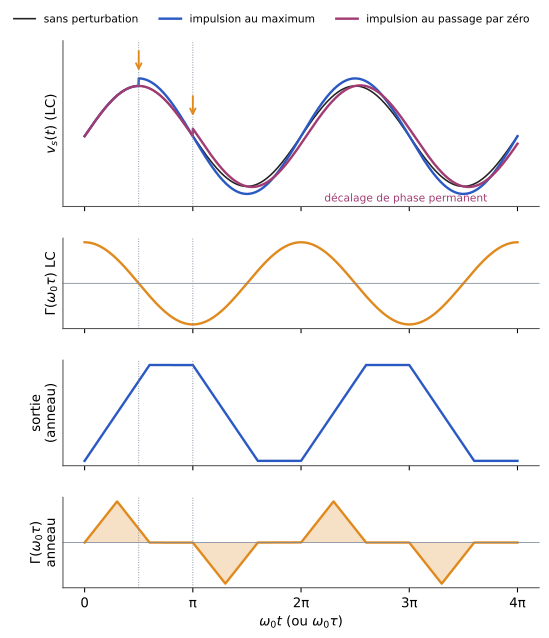

Write the Python code that produced this figure.
"""Figure — Théorie de Hajimiri : réponse d'un oscillateur LC à une impulsion de courant injectée au maximum ou au
passage par zéro de v_s(t), et fonctions de sensibilité impulsionnelle Γ(ω0τ) de l'oscillateur LC et de l'anneau (EANA3, chapitre 4).
D'après les notes externes [notes-2023-c09, p. 3-4], redessinée. Courbes calculées : v_s = sin(ω0 t), saut de tension de
0,15 (unité arbitraire) ; Γ_LC = cos(ω0 τ) ; anneau : sortie trapézoïdale idéalisée et Γ triangulaire sur les fronts."""
import matplotlib
matplotlib.use("svg")
import matplotlib.pyplot as plt
import matplotlib.ticker as mticker
import numpy as np
from pathlib import Path

# --- Style commun des figures Bristol (recopié dans chaque script) ---
plt.rcParams.update({
    "font.family": "DejaVu Sans", "mathtext.fontset": "dejavusans", "font.size": 10,
    "axes.grid": True, "grid.color": "#DADADA", "grid.linewidth": 0.6,
    "axes.edgecolor": "#555555", "axes.linewidth": 0.8,
    "axes.spines.top": False, "axes.spines.right": False,
    "lines.linewidth": 1.8, "legend.frameon": False,
    "svg.hashsalt": "bristol",  # rendu SVG reproductible
})
BLEU, VERT, MAGENTA, ORANGE = "#2B59C3", "#1B9E77", "#A23B72", "#E08A1E"
GRIS = "#7E889B"   # éléments ajoutés par rapport à la source (conventions.md § 9)
ENCRE = "#222222"

def virgule(ax, axes="xy"):
    """Virgule décimale et vrai signe moins sur les graduations."""
    f = mticker.FuncFormatter(lambda x, _: f"{x:g}".replace(".", ",").replace("-", "−"))
    if "x" in axes: ax.xaxis.set_major_formatter(f)
    if "y" in axes: ax.yaxis.set_major_formatter(f)

def sauver(fig):
    fig.savefig(Path(__file__).with_suffix(".svg"), bbox_inches="tight", metadata={"Date": None})
# --- Fin du style commun ---

w = np.linspace(0, 4 * np.pi, 2000)          # ω0 t
D = 0.15
ref = np.sin(w)
# impulsion au maximum (ω0 t = π/2) : amplitude modifiée, phase inchangée
t1 = np.pi / 2
bleu = np.where(w < t1, ref, (1 + D) * np.sin(w))
# impulsion au passage par zéro (ω0 t = π) : v saute de D, la pente reste −1 → A sin(ω0 t + φ)
t2 = np.pi
phi = -np.arctan(D); A = np.hypot(1, D)
rouge = np.where(w < t2, ref, A * np.sin(w + phi))

fig, axs = plt.subplots(4, 1, figsize=(6.4, 7.4), sharex=True,
                        gridspec_kw={"height_ratios": [2.2, 1.2, 1.4, 1.2], "hspace": 0.28})
ax = axs[0]
ax.plot(w, ref, color=ENCRE, lw=1.2, label="sans perturbation")
ax.plot(w, bleu, color=BLEU, label="impulsion au maximum")
ax.plot(w, rouge, color=MAGENTA, label="impulsion au passage par zéro")
for x, c in [(t1, BLEU), (t2, MAGENTA)]:
    ax.annotate("", xy=(x, 1.25 if x == t1 else 0.35), xytext=(x, 1.75 if x == t1 else 0.85),
                arrowprops=dict(arrowstyle="->", color=ORANGE, lw=1.4))
ax.set_ylabel(r"$v_s(t)$ (LC)"); ax.set_ylim(-1.4, 1.9); ax.set_yticks([])
ax.legend(loc="upper right", fontsize=8, ncol=3, bbox_to_anchor=(1, 1.22))
ax.text(3 * np.pi - 0.1, -1.3, "décalage de phase permanent", color=MAGENTA, ha="center", fontsize=8)

ax = axs[1]
ax.plot(w, np.cos(w), color=ORANGE)
ax.axhline(0, color=GRIS, lw=0.6)
ax.set_ylabel(r"$\Gamma(\omega_0\tau)$ LC"); ax.set_yticks([])

# anneau : trapèze (fronts sur [0, a] et [π, π + a]) et Γ triangulaire sur les fronts
a = 0.6 * np.pi
ph = np.mod(w, 2 * np.pi)
trap = np.where(ph < a, ph / a, np.where(ph < np.pi, 1, np.where(ph < np.pi + a, 1 - (ph - np.pi) / a, 0)))
tri = np.where(ph < a, 1 - np.abs(2 * ph / a - 1), 0) - np.where((ph >= np.pi) & (ph < np.pi + a), 1 - np.abs(2 * (ph - np.pi) / a - 1), 0)
axs[2].plot(w, trap, color=BLEU); axs[2].set_ylabel("sortie\n(anneau)"); axs[2].set_yticks([])
axs[3].fill_between(w, tri, color=ORANGE, alpha=0.25, lw=0); axs[3].plot(w, tri, color=ORANGE)
axs[3].axhline(0, color=GRIS, lw=0.6)
axs[3].set_ylabel(r"$\Gamma(\omega_0\tau)$" + "\nanneau"); axs[3].set_yticks([])
axs[3].set_xticks([0, np.pi, 2 * np.pi, 3 * np.pi, 4 * np.pi], ["0", "π", "2π", "3π", "4π"])
axs[3].set_xlabel(r"$\omega_0 t$ (ou $\omega_0\tau$)")
for ax in axs:
    ax.grid(False)
    for x in (t1, t2):
        ax.axvline(x, color=GRIS, ls=":", lw=0.7)
sauver(fig)
